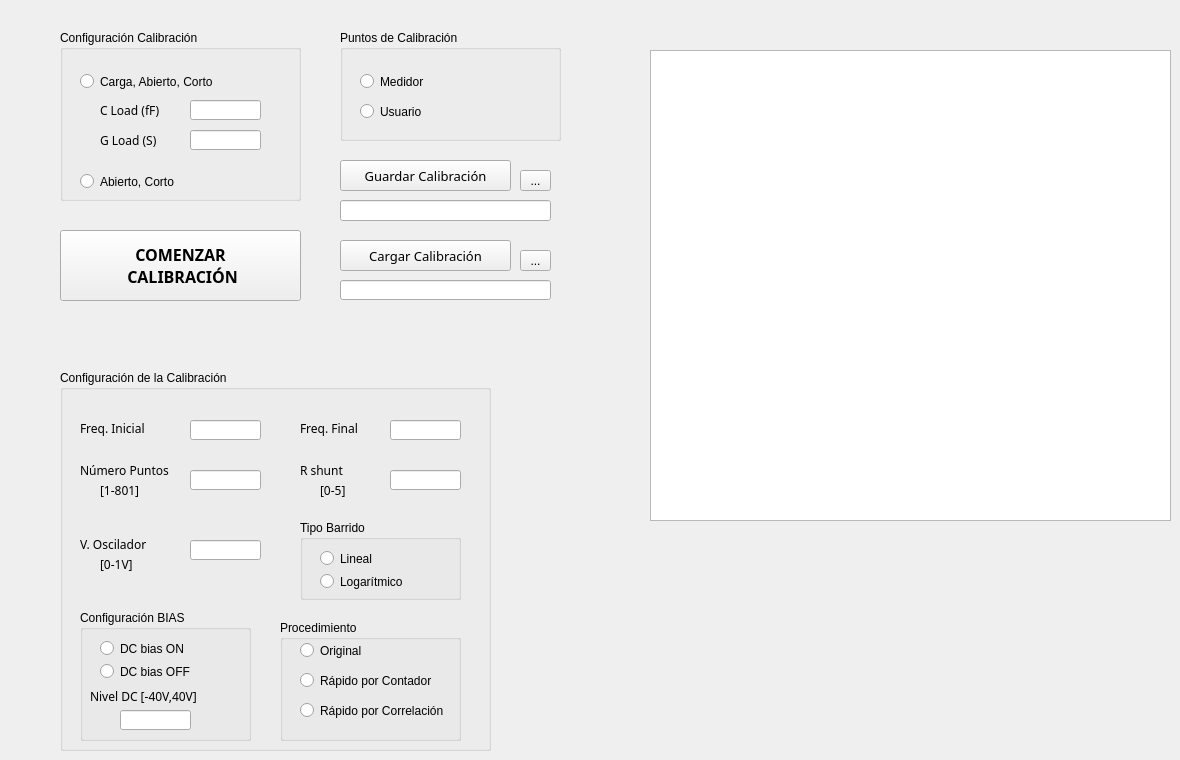
         <widget class="QWidget" name="calibracion">
          <property name="acceptDrops">
           <bool>false</bool>
          </property>
          <attribute name="title">
           <string>CALIBRACIÓN</string>
          </attribute>
          <widget class="QPushButton" name="GO_CAL">
           <property name="geometry">
            <rect>
             <x>60</x>
             <y>230</y>
             <width>241</width>
             <height>71</height>
            </rect>
           </property>
           <property name="font">
            <font>
             <family>Courier 10 Pitch</family>
             <pointsize>12</pointsize>
             <weight>75</weight>
             <bold>true</bold>
            </font>
           </property>
           <property name="text">
            <string>COMENZAR 
 CALIBRACIÓN</string>
           </property>
          </widget>
          <widget class="QPushButton" name="SAVE_CAL">
           <property name="geometry">
            <rect>
             <x>340</x>
             <y>160</y>
             <width>171</width>
             <height>31</height>
            </rect>
           </property>
           <property name="font">
            <font>
             <family>Courier 10 Pitch</family>
             <pointsize>10</pointsize>
            </font>
           </property>
           <property name="text">
            <string>Guardar Calibración</string>
           </property>
          </widget>
          <widget class="QGroupBox" name="groupBox_5">
           <property name="geometry">
            <rect>
             <x>60</x>
             <y>30</y>
             <width>241</width>
             <height>171</height>
            </rect>
           </property>
           <property name="title">
            <string>Configuración Calibración</string>
           </property>
           <widget class="QRadioButton" name="radioButton_config_cal_2">
            <property name="geometry">
             <rect>
              <x>20</x>
              <y>140</y>
              <width>161</width>
              <height>23</height>
             </rect>
            </property>
            <property name="text">
             <string>Abierto, Corto</string>
            </property>
           </widget>
           <widget class="QRadioButton" name="radioButton_config_cal_1">
            <property name="geometry">
             <rect>
              <x>20</x>
              <y>40</y>
              <width>201</width>
              <height>23</height>
             </rect>
            </property>
            <property name="text">
             <string>Carga, Abierto, Corto</string>
            </property>
           </widget>
           <widget class="QLabel" name="label_18">
            <property name="geometry">
             <rect>
              <x>40</x>
              <y>70</y>
              <width>91</width>
              <height>20</height>
             </rect>
            </property>
            <property name="font">
             <font>
              <family>Courier 10 Pitch</family>
              <pointsize>9</pointsize>
             </font>
            </property>
            <property name="text">
             <string>C Load (fF)</string>
            </property>
           </widget>
           <widget class="QLineEdit" name="c_load">
            <property name="geometry">
             <rect>
              <x>130</x>
              <y>70</y>
              <width>71</width>
              <height>20</height>
             </rect>
            </property>
            <property name="readOnly">
             <bool>false</bool>
            </property>
           </widget>
           <widget class="QLabel" name="label_19">
            <property name="geometry">
             <rect>
              <x>40</x>
              <y>100</y>
              <width>81</width>
              <height>20</height>
             </rect>
            </property>
            <property name="font">
             <font>
              <family>Courier 10 Pitch</family>
              <pointsize>9</pointsize>
             </font>
            </property>
            <property name="text">
             <string>G Load (S)</string>
            </property>
           </widget>
           <widget class="QLineEdit" name="g_load">
            <property name="geometry">
             <rect>
              <x>130</x>
              <y>100</y>
              <width>71</width>
              <height>20</height>
             </rect>
            </property>
            <property name="readOnly">
             <bool>false</bool>
            </property>
           </widget>
          </widget>
          <widget class="QGroupBox" name="groupBox_6">
           <property name="geometry">
            <rect>
             <x>340</x>
             <y>30</y>
             <width>221</width>
             <height>111</height>
            </rect>
           </property>
           <property name="title">
            <string>Puntos de Calibración</string>
           </property>
           <widget class="QRadioButton" name="radioButton_pto_cal_usuario">
            <property name="geometry">
             <rect>
              <x>20</x>
              <y>70</y>
              <width>161</width>
              <height>23</height>
             </rect>
            </property>
            <property name="text">
             <string>Usuario</string>
            </property>
           </widget>
           <widget class="QRadioButton" name="radioButton_pto_cal_medidor">
            <property name="geometry">
             <rect>
              <x>20</x>
              <y>40</y>
              <width>131</width>
              <height>23</height>
             </rect>
            </property>
            <property name="text">
             <string>Medidor</string>
            </property>
           </widget>
          </widget>
          <widget class="QPushButton" name="LOAD_CAL">
           <property name="geometry">
            <rect>
             <x>340</x>
             <y>240</y>
             <width>171</width>
             <height>31</height>
            </rect>
           </property>
           <property name="font">
            <font>
             <family>Courier 10 Pitch</family>
             <pointsize>10</pointsize>
            </font>
           </property>
           <property name="text">
            <string>Cargar Calibración</string>
           </property>
          </widget>
          <widget class="QToolButton" name="toolButton_load_2">
           <property name="geometry">
            <rect>
             <x>520</x>
             <y>250</y>
             <width>31</width>
             <height>21</height>
            </rect>
           </property>
           <property name="text">
            <string>...</string>
           </property>
          </widget>
          <widget class="QLineEdit" name="load_path_2">
           <property name="geometry">
            <rect>
             <x>340</x>
             <y>280</y>
             <width>211</width>
             <height>20</height>
            </rect>
           </property>
           <property name="readOnly">
            <bool>false</bool>
           </property>
          </widget>
          <widget class="QLineEdit" name="save_path_2">
           <property name="geometry">
            <rect>
             <x>340</x>
             <y>200</y>
             <width>211</width>
             <height>21</height>
            </rect>
           </property>
          </widget>
          <widget class="QToolButton" name="toolButton_save_2">
           <property name="geometry">
            <rect>
             <x>520</x>
             <y>170</y>
             <width>31</width>
             <height>21</height>
            </rect>
           </property>
           <property name="text">
            <string>...</string>
           </property>
          </widget>
          <widget class="QTextBrowser" name="textBrowser_2">
           <property name="geometry">
            <rect>
             <x>650</x>
             <y>50</y>
             <width>521</width>
             <height>471</height>
            </rect>
           </property>
          </widget>
          <widget class="QGroupBox" name="groupBox_14">
           <property name="geometry">
            <rect>
             <x>60</x>
             <y>370</y>
             <width>431</width>
             <height>381</height>
            </rect>
           </property>
           <property name="autoFillBackground">
            <bool>false</bool>
           </property>
           <property name="title">
            <string>Configuración de la Calibración</string>
           </property>
           <widget class="QLineEdit" name="f_inicial_2">
            <property name="geometry">
             <rect>
              <x>130</x>
              <y>50</y>
              <width>71</width>
              <height>20</height>
             </rect>
            </property>
            <property name="readOnly">
             <bool>false</bool>
            </property>
           </widget>
           <widget class="QLineEdit" name="n_puntos_2">
            <property name="geometry">
             <rect>
              <x>130</x>
              <y>100</y>
              <width>71</width>
              <height>20</height>
             </rect>
            </property>
            <property name="readOnly">
             <bool>false</bool>
            </property>
           </widget>
           <widget class="QLabel" name="label_45">
            <property name="geometry">
             <rect>
              <x>20</x>
              <y>90</y>
              <width>101</width>
              <height>20</height>
             </rect>
            </property>
            <property name="font">
             <font>
              <family>Courier 10 Pitch</family>
              <pointsize>9</pointsize>
             </font>
            </property>
            <property name="text">
             <string>Número Puntos</string>
            </property>
           </widget>
           <widget class="QLabel" name="label_47">
            <property name="geometry">
             <rect>
              <x>20</x>
              <y>50</y>
              <width>101</width>
              <height>16</height>
             </rect>
            </property>
            <property name="font">
             <font>
              <family>Courier 10 Pitch</family>
              <pointsize>9</pointsize>
             </font>
            </property>
            <property name="text">
             <string>Freq. Inicial</string>
            </property>
           </widget>
           <widget class="QLabel" name="label_48">
            <property name="geometry">
             <rect>
              <x>240</x>
              <y>50</y>
              <width>91</width>
              <height>16</height>
             </rect>
            </property>
            <property name="font">
             <font>
              <family>Courier 10 Pitch</family>
              <pointsize>9</pointsize>
             </font>
            </property>
            <property name="text">
             <string>Freq. Final</string>
            </property>
           </widget>
           <widget class="QLineEdit" name="f_final_2">
            <property name="geometry">
             <rect>
              <x>330</x>
              <y>50</y>
              <width>71</width>
              <height>20</height>
             </rect>
            </property>
            <property name="readOnly">
             <bool>false</bool>
            </property>
           </widget>
           <widget class="QLabel" name="label_49">
            <property name="geometry">
             <rect>
              <x>240</x>
              <y>90</y>
              <width>101</width>
              <height>20</height>
             </rect>
            </property>
            <property name="font">
             <font>
              <family>Courier 10 Pitch</family>
              <pointsize>9</pointsize>
             </font>
            </property>
            <property name="text">
             <string>R shunt</string>
            </property>
           </widget>
           <widget class="QLineEdit" name="shunt_2">
            <property name="geometry">
             <rect>
              <x>330</x>
              <y>100</y>
              <width>71</width>
              <height>20</height>
             </rect>
            </property>
            <property name="readOnly">
             <bool>false</bool>
            </property>
           </widget>
           <widget class="QLabel" name="label_54">
            <property name="geometry">
             <rect>
              <x>40</x>
              <y>110</y>
              <width>101</width>
              <height>20</height>
             </rect>
            </property>
            <property name="font">
             <font>
              <family>Courier 10 Pitch</family>
              <pointsize>9</pointsize>
             </font>
            </property>
            <property name="text">
             <string>[1-801]</string>
            </property>
           </widget>
           <widget class="QLabel" name="label_55">
            <property name="geometry">
             <rect>
              <x>260</x>
              <y>110</y>
              <width>41</width>
              <height>20</height>
             </rect>
            </property>
            <property name="font">
             <font>
              <family>Courier 10 Pitch</family>
              <pointsize>9</pointsize>
             </font>
            </property>
            <property name="text">
             <string>[0-5]</string>
            </property>
           </widget>
           <widget class="QLabel" name="label_56">
            <property name="geometry">
             <rect>
              <x>40</x>
              <y>184</y>
              <width>101</width>
              <height>20</height>
             </rect>
            </property>
            <property name="font">
             <font>
              <family>Courier 10 Pitch</family>
              <pointsize>9</pointsize>
             </font>
            </property>
            <property name="text">
             <string>[0-1V]</string>
            </property>
           </widget>
           <widget class="QLabel" name="label_57">
            <property name="geometry">
             <rect>
              <x>20</x>
              <y>164</y>
              <width>101</width>
              <height>20</height>
             </rect>
            </property>
            <property name="font">
             <font>
              <family>Courier 10 Pitch</family>
              <pointsize>9</pointsize>
             </font>
            </property>
            <property name="text">
             <string>V. Oscilador</string>
            </property>
           </widget>
           <widget class="QLineEdit" name="vosc_2">
            <property name="geometry">
             <rect>
              <x>130</x>
              <y>170</y>
              <width>71</width>
              <height>20</height>
             </rect>
            </property>
            <property name="readOnly">
             <bool>false</bool>
            </property>
           </widget>
           <widget class="QGroupBox" name="groupBox_8">
            <property name="geometry">
             <rect>
              <x>240</x>
              <y>150</y>
              <width>161</width>
              <height>80</height>
             </rect>
            </property>
            <property name="title">
             <string>Tipo Barrido</string>
            </property>
            <widget class="QRadioButton" name="radioButton_lineal_2">
             <property name="geometry">
              <rect>
               <x>20</x>
               <y>27</y>
               <width>111</width>
               <height>23</height>
              </rect>
             </property>
             <property name="text">
              <string>Lineal</string>
             </property>
            </widget>
            <widget class="QRadioButton" name="radioButton_log_2">
             <property name="geometry">
              <rect>
               <x>20</x>
               <y>50</y>
               <width>111</width>
               <height>23</height>
              </rect>
             </property>
             <property name="text">
              <string>Logarítmico</string>
             </property>
            </widget>
           </widget>
           <widget class="QGroupBox" name="groupBox_9">
            <property name="geometry">
             <rect>
              <x>20</x>
              <y>240</y>
              <width>171</width>
              <height>131</height>
             </rect>
            </property>
            <property name="title">
             <string>Configuración BIAS</string>
            </property>
            <property name="checkable">
             <bool>false</bool>
            </property>
            <widget class="QRadioButton" name="radioButton_DC_OFF_2">
             <property name="geometry">
              <rect>
               <x>20</x>
               <y>50</y>
               <width>111</width>
               <height>23</height>
              </rect>
             </property>
             <property name="text">
              <string>DC bias OFF</string>
             </property>
            </widget>
            <widget class="QRadioButton" name="radioButton_DC_ON_2">
             <property name="geometry">
              <rect>
               <x>20</x>
               <y>27</y>
               <width>111</width>
               <height>23</height>
              </rect>
             </property>
             <property name="text">
              <string>DC bias ON</string>
             </property>
            </widget>
            <widget class="QLabel" name="label_21">
             <property name="geometry">
              <rect>
               <x>10</x>
               <y>76</y>
               <width>141</width>
               <height>20</height>
              </rect>
             </property>
             <property name="font">
              <font>
               <family>Courier 10 Pitch</family>
               <pointsize>9</pointsize>
              </font>
             </property>
             <property name="text">
              <string>Nivel DC [-40V,40V]</string>
             </property>
            </widget>
            <widget class="QLineEdit" name="nivel_DC_2">
             <property name="geometry">
              <rect>
               <x>40</x>
               <y>100</y>
               <width>71</width>
               <height>20</height>
              </rect>
             </property>
             <property name="readOnly">
              <bool>false</bool>
             </property>
            </widget>
           </widget>
           <widget class="QGroupBox" name="groupBox_7">
            <property name="geometry">
             <rect>
              <x>220</x>
              <y>250</y>
              <width>181</width>
              <height>121</height>
             </rect>
            </property>
            <property name="title">
             <string>Procedimiento</string>
            </property>
            <widget class="QRadioButton" name="radioButton_F_Count_2">
             <property name="geometry">
              <rect>
               <x>20</x>
               <y>50</y>
               <width>141</width>
               <height>21</height>
              </rect>
             </property>
             <property name="text">
              <string>Rápido por Contador</string>
             </property>
            </widget>
            <widget class="QRadioButton" name="radioButton_Corre_2">
             <property name="geometry">
              <rect>
               <x>20</x>
               <y>20</y>
               <width>111</width>
               <height>21</height>
              </rect>
             </property>
             <property name="text">
              <string>Original</string>
             </property>
            </widget>
            <widget class="QRadioButton" name="radioButton_F_Corre_2">
             <property name="geometry">
              <rect>
               <x>20</x>
               <y>80</y>
               <width>151</width>
               <height>21</height>
              </rect>
             </property>
             <property name="text">
              <string>Rápido por Correlación</string>
             </property>
            </widget>
           </widget>
          </widget>
         </widget>
